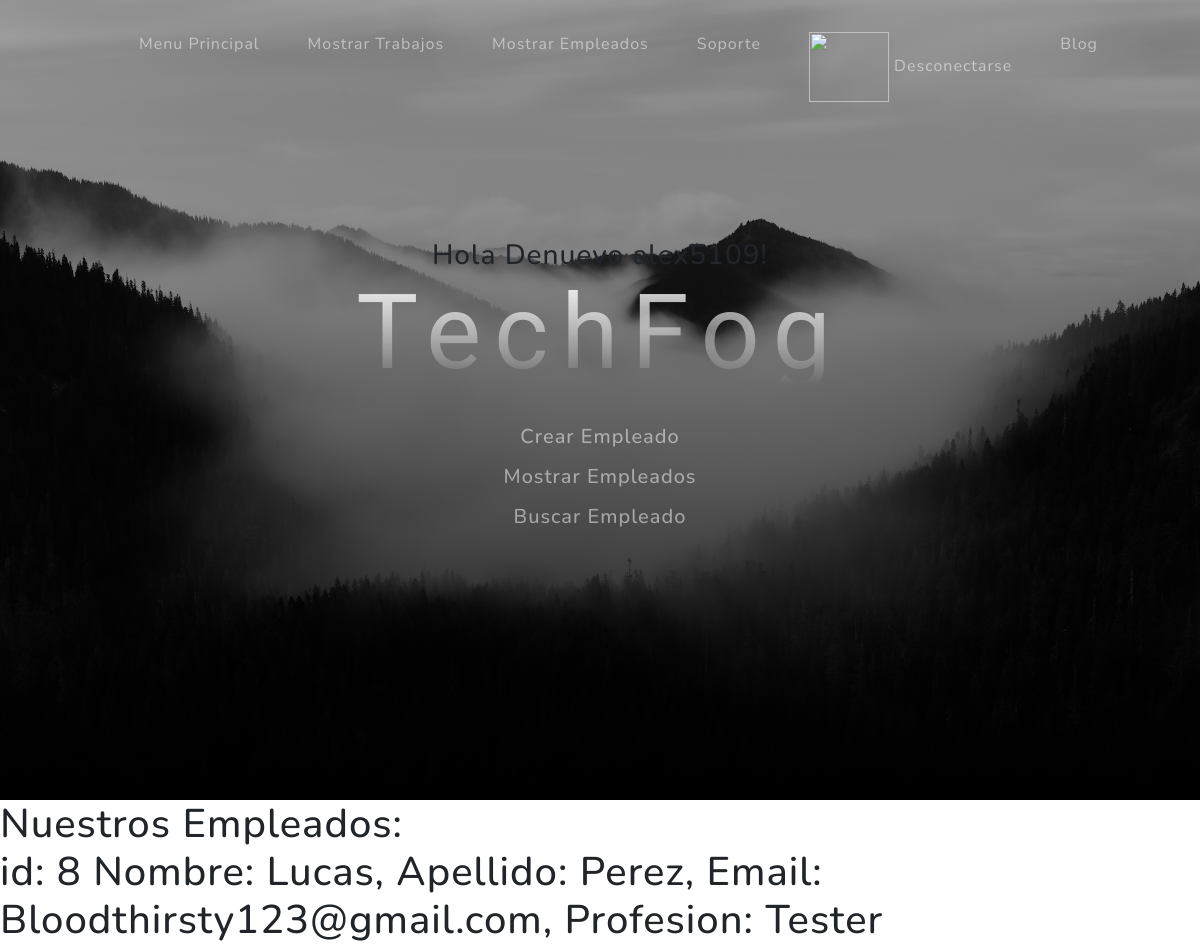
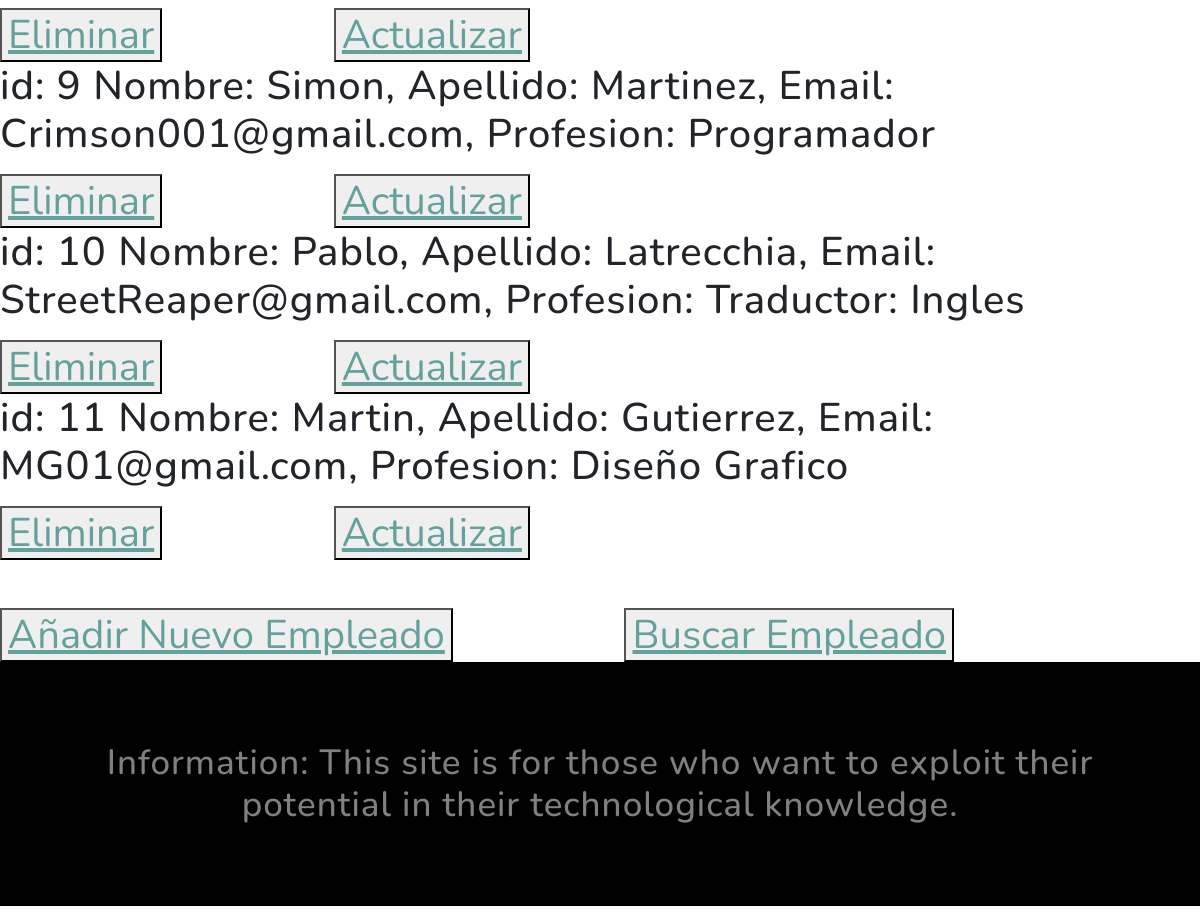
The app's page /mostrar_empleado/ (signed in) with its own data (2 pictures, top to bottom).
### MiApp2/models.py (models this page shows, shortened)
class Empleado(models.Model):
    nombre= models.CharField(max_length=40)
    apellido= models.CharField(max_length=40)
    email= models.EmailField()
    profesion= models.CharField(max_length=30)

### MiApp2/views.py (the view)
# urls.py: path('mostrar_empleado/', views.mostrar_empleado, name='Mostrar Empleados'),
def mostrar_empleado(request):
    empleados = Empleado.objects.all()
    context = {'empleados': empleados}
    return render(request, 'MiApp2/mostrar_empleados.html', context=context)

### MiApp2/Templates/MiApp2/mostrar_empleados.html (shortened to what this page needs)
{% extends 'MiApp2/index.html' %}
{% load static %}
{% block codigo_fatal %}
                    <ul class="navbar-nav ms-auto">
                        {% if request.user.is_authenticated %}
                        <li class="nav-item"><a class="nav-link" href="{% url 'Crear Empleado' %}"> Crear Empleado</a>
                        <li class="nav-item"><a class="nav-link" href="{% url 'Mostrar Empleados' %}"> Mostrar Empleados</a>
                        <li class="nav-item"><a class="nav-link" href="{% url 'Buscar Empleado' %}"> Buscar Empleado</a>
                        {% endif %}
                    </ul>
{% endblock %}
{% block codigo_fatal2 %}
    <h1>Nuestros Empleados:</1>
    {% for empleado in empleados %}
        <p>
            id: {{empleado.id}}
            Nombre: {{empleado.nombre}}, Apellido: {{empleado.apellido}},
            Email: {{empleado.email}}, Profesion: {{empleado.profesion}}
        </p>
        <button>
            <a href="{% url 'eliminar empleado' empleado_id=empleado.id %}">Eliminar</a>
        </button>
        <button>
            <a href="{% url 'actualizar empleado' empleado_id=empleado.id %}">Actualizar</a>
        </button>
    {% endfor %}
    <br>
        <button>
            <a href="{% url 'Crear Empleado' %}">Añadir Nuevo Empleado</a>
        </button>
        <button>
            <a href="{% url 'Buscar Empleado' %}">Buscar Empleado</a>
        </button>
{% endblock %}

### MiApp2/Templates/MiApp2/index.html (shortened to what this page needs)
<!DOCTYPE html>
<html lang="en">
    <head>
        {% load static %}
        <link href={% static 'MiApp2/css/styles.css' %} rel="stylesheet" />
    </head>
    <body id="page-top">
        <nav class="navbar navbar-expand-lg navbar-light fixed-top" id="mainNav">
            <div class="container px-4 px-lg-5">
                <div class="collapse navbar-collapse" id="navbarResponsive">
                    <ul class="navbar-nav ms-auto">
                        <li class="nav-item"><a class="nav-link" href="{% url 'Inicio' %}">Menu Principal</a>
                        {% if request.user.is_authenticated %}
                        <li class="nav-item"><a class="nav-link" href="{% url 'Mostrar Trabajo' %}">Mostrar Trabajos</a>
                        <li class="nav-item"><a class="nav-link" href="{% url 'Mostrar Empleados' %}"> Mostrar Empleados</a>
                        <li class="nav-item"><a class="nav-link" href="{% url 'Soporte' %}"> Soporte</a>
                        <li class="nav-item"><a class="nav-link" href="{% url 'Logout' %}">   <img src="{{avatar}}" height=70 width=80 /> Desconectarse</a>
                        {% else %}
                        <li class="nav-item"><a class="nav-link" href="{% url 'Login' %}"> Iniciar</a>
                        <li class="nav-item"><a class="nav-link" href="{% url 'Register' %}"> Registrarse</a>
                        {% endif %}
                        <li class="nav-item"><a class="nav-link" href="{% url 'miblog-index' %}"> Blog</a>
                    </ul>
                </div>
            </div>
        </nav>
        <header class="masthead">
            <div class="container px-4 px-lg-5 d-flex h-100 align-items-center justify-content-center">
                <div class="d-flex justify-content-center">
                    <div class="text-center">
                        <h3> Hola Denuevo {{user.username}}!</h3>
                        <h1 class="mx-auto my-0 text-lower case">TechFog</h1>
                        {% if request.user.is_authenticated %}
                        <div class="text-center">
                        {% else %}
                            <h1 class="mb-5">¡Hola Desconocido!</h1>
                        {% endif %}
                        <h2 class="text-white-50 mx-auto mt-2 mb-5"> {% block codigo_fatal %} {% endblock %} </h2>
                    </div>
                </div>
            </div>
        </header>
        {% block codigo_fatal2 %} {% endblock %}
        <footer class="footer bg-black small text-center text-white-50"><div class="container px-4 px-lg-5">
            Information: This site is for those who want to exploit their potential in their technological knowledge.</div></footer>
    </body>
</html>

### records on screen
Empleado: id "8", nombre "Lucas", apellido "Perez", email "Bloodthirsty123@gmail.com", profesion "Tester"
Empleado: id "9", nombre "Simon", apellido "Martinez", email "Crimson001@gmail.com", profesion "Programador"
Empleado: id "10", nombre "Pablo", apellido "Latrecchia", email "StreetReaper@gmail.com", profesion "Traductor: Ingles"
Empleado: id "11", nombre "Martin", apellido "Gutierrez", email "MG01@gmail.com", profesion "Diseño Grafico"

### other values on screen
{{ user.username }} "alex5109"
